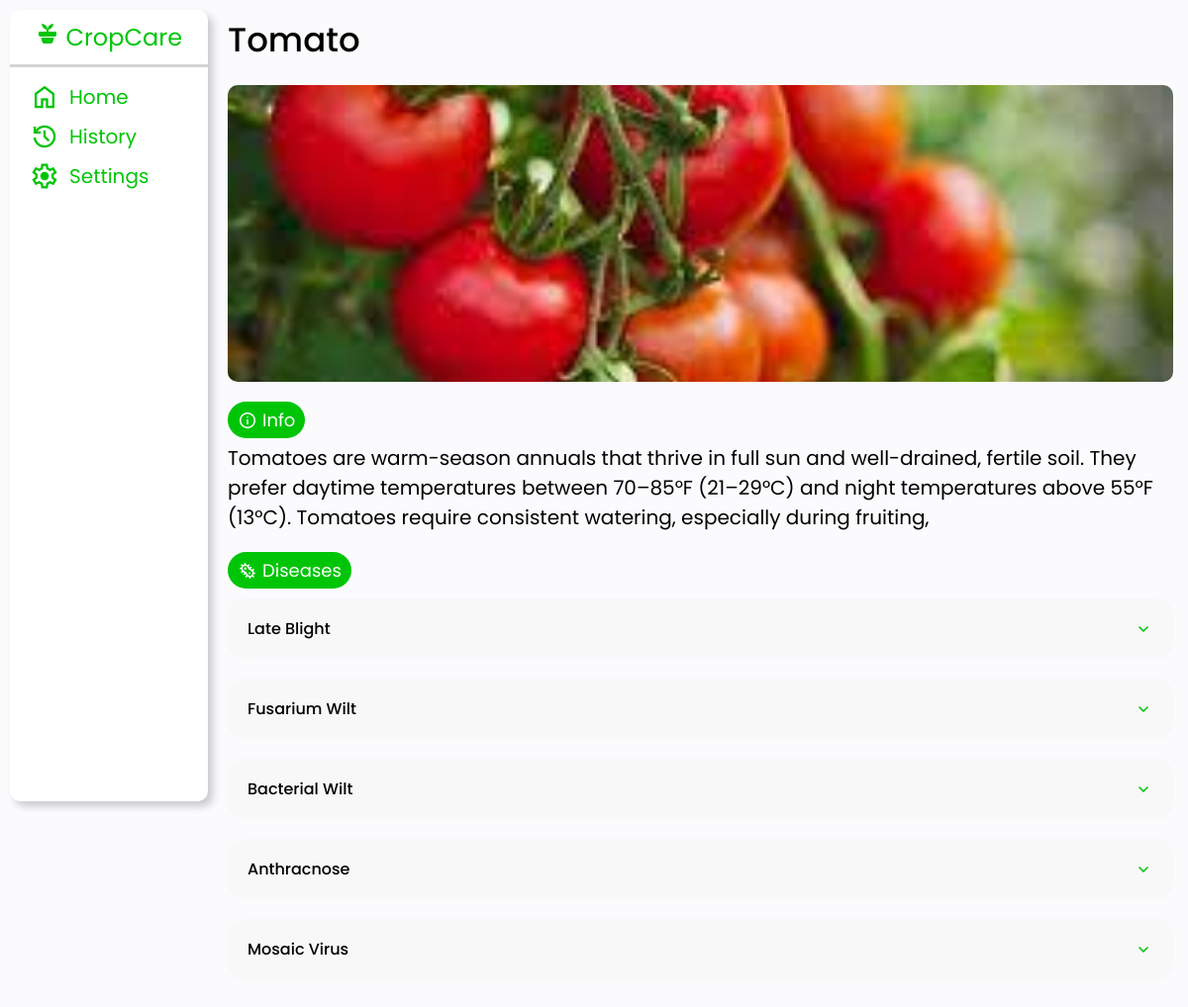
The page /plant.php?id=1 (signed in) on the database its author committed.
### tables this page shows
CREATE TABLE `plants` (
  `plant_id` int(11) NOT NULL,
  `name` varchar(255) DEFAULT NULL,
  `description` varchar(255) DEFAULT NULL,
  `image` varchar(255) DEFAULT NULL
);

CREATE TABLE `plant_disease_joint` (
  `plant_disease_id` int(11) NOT NULL,
  `plant_id` int(11) DEFAULT NULL,
  `disease_id` int(11) DEFAULT NULL
);

CREATE TABLE `diseases` (
  `disease_id` int(11) NOT NULL,
  `name` varchar(255) DEFAULT NULL,
  `description` varchar(255) DEFAULT NULL,
  `prevention` varchar(255) DEFAULT NULL,
  `solution` varchar(255) DEFAULT NULL,
  `image` varchar(255) DEFAULT NULL
);

### plant.php (the view, shortened to what this page needs)
<?php
require 'db/config.php';
$plant_id = $_GET['id'];
$stmt = $pdo->prepare("SELECT * FROM plants WHERE plant_id = :plant_id");
$stmt->execute([":plant_id" => $plant_id]);
$plant = $stmt->fetch(PDO::FETCH_ASSOC);
$stmt = $pdo->prepare("SELECT
* FROM plant_disease_joint pd
JOIN diseases d ON pd.disease_id = d.disease_id
WHERE plant_id = :plant_id");
$stmt->execute([":plant_id" => $plant_id]);
$diseases = $stmt->fetchAll(PDO::FETCH_ASSOC);
?>
<!DOCTYPE html>
<html lang="en">
<head>
    <link rel="stylesheet" href="styles.css">
</head>
<body>
<?php include_once("partials/header.php") ?>
     <section class="plant">
        <div class="name-classification">
            <div class="name poppins-medium"><?= htmlspecialchars($plant['name']) ?></div>
        </div>
        <div class="image-container">
            <img src="/resrources/<?= htmlspecialchars($plant['image']) ?>" alt="">
        </div>
        <div class="about">
            <div class="icon-text">
                <span class="material-symbols-outlined">
                </span>
                Info
            </div>
            <div class="text" ><?= htmlspecialchars($plant['description']) ?></div>
        </div>
        <?php if (!empty($diseases)) : ?>
            <div class="diseases">
                <div class="icon-text">
                    <span class="material-symbols-outlined">
                    </span>
                    Diseases
                </div>
                <?php foreach ($diseases as $disease) : ?>
                    <div class="faq-container">
                        <div class="faq-section">
                            <div class="disease-informations">
                                <div class="disease-name">
                                    <?= htmlspecialchars($disease['name']) ?>
                                    <span class="material-symbols-outlined">expand_more</span>
                                </div>
                            </div>
                        </div>
                    </div>
                <?php endforeach ?>
            </div>
        <?php endif ?>
     </section>
</body>
</html>

### partials/header.php (shortened to what this page needs)
<section class="sidebar-container">
    <div class="logo-container">
        CropCare
    </div>
    <ul>
        <li><a href="home.php"><span class="material-symbols-outlined">home</span>Home</a></li>
        <li><a href="history.php"><span class="material-symbols-outlined">history</span>History</a></li>
        <li><a href="profile.php"><span class="material-symbols-outlined">settings</span>Settings</a></li>
    </ul>
</section>

### styles.css (style rules this page uses)
:root { --primary-color: #00c507; --primary-dark-color: #00a005; --primary-light-color: #9aff9d; --primary-lighter-color: #e5ffe6; --red-color: #FF4B4B; --red-dark-color: #b92424; --orange-color: #ffa500; --orange-dark-color: #ba7900; --grey: #808080; --light-grey: #D3D3D3; --lighter-grey: #F2F2F2; --white: #FFFFFF; --black: #000000; --mid-grey: #666A6D; --dark-medium-grey: #A9A9A9; --background: #FBFBFE; }
* { margin: 0; padding: 0; box-sizing: border-box; font-family: "Poppins", serif; }
body { font-family: "Poppins", serif; background: var(--background); display: flex; flex-direction: column; align-items: center; justify-content: center; user-select: none; -webkit-user-select: none; -moz-user-select: none; -ms-user-select: none; -webkit-tap-highlight-color: transparent; touch-action: manipulation; }
.poppins-medium { font-family: "Poppins", serif; font-weight: 500; font-style: normal; }
.icon-text { background: var(--primary-color); display: flex; align-items: center; justify-content: center; border-radius: 25px; padding: 5px 10px; gap: 5px; max-width: fit-content; color: var(--white); font-size: 12px; }
.icon-text span { font-size: 15px; }
.diseases { display: flex; flex-direction: column; gap: 10px; width: 100%; margin-bottom: 70px; }
.plant { display: flex; flex-direction: column; gap: 10px; padding: 15px; margin-bottom: 70px; }
.plant .name-classification .name { font-size: 20px; }
.plant .image-container { width: 100%; height: 180px; border-radius: 10px; overflow: hidden; }
.plant .image-container img { width: 100%; height: 100%; object-fit: cover; object-position: center; }
.plant .about { display: flex; flex-direction: column; gap: 5px; }
.plant .about .text { width: 100%; max-width: 100%; display: -webkit-box; -webkit-line-clamp: 100; -webkit-box-orient: vertical; overflow: hidden; }
.image-container { width: 100%; height: 400px; overflow: hidden; }
.image-container img { height: 100%; width: 100%; object-fit: cover; object-position: center; }
.sidebar-container { display: none; }
@media (min-width:1025px) { .icon-text { font-size: 18px; } }
@media (min-width:1025px) { .icon-text span { font-size: 20px; } }
@media (min-width:1025px) { .diseases { display: flex; flex-direction: column; gap: 10px; width: 100%; margin-bottom: 70px; } }
@media (min-width:1025px) { .sidebar-container { position: fixed; left: 0; top: 0; height: 100vh; background: var(--white); z-index: 100; margin: 10px; width: 100%; max-width: 200px; border-radius: 10px; box-shadow: 5px 5px 8px 0px rgba(0, 0, 0, 0.2); display: flex; flex-direction: column; gap: 10px; } }
@media (min-width:1025px) { .sidebar-container .logo-container { text-align: center; border-bottom: 3px solid var(--light-grey); padding: 10px 15px; font-size: 24px; color: var(--primary-color); } }
@media (min-width:1025px) { .sidebar-container ul { display: flex; flex-direction: column; width: 100%; } }
@media (min-width:1025px) { .sidebar-container ul li a { text-decoration: none; display: flex; align-items: center; width: 100%; padding: 5px 20px; gap: 10px; color: var(--primary-color); font-size: 20px; cursor: pointer; transition: .3s ease; } }
@media (min-width:1025px) { .sidebar-container ul li span { font-size: 30px; } }
@media (min-width:1025px) { .plant { gap: 20px; width: 100%; max-width: 1200px; padding: 15px 15px 15px 230px; margin-bottom: 0px; } }
@media (min-width:1025px) { .plant .name-classification .name { font-size: 34px; } }
@media (min-width:1025px) { .plant .image-container { width: 100%; height: 300px; border-radius: 10px; overflow: hidden; } }
@media (min-width:1025px) { .plant .about { display: flex; flex-direction: column; gap: 5px; } }
@media (min-width:1025px) { .plant .about .text { font-size: 20px; } }
@media (min-width:1025px) { .image-container { width: 100%; height: 400px; overflow: hidden; } }
@media (min-width:1025px) { .image-container img { height: 100%; width: 100%; object-fit: cover; object-position: center; } }

### rows shown on the page
plants: name "Tomato", image (picture), description "Tomatoes are warm-season annuals that thrive in full sun and well-drained, fertile soil. They prefer daytime temperatures between 70–85°F (21–29°C) and night temperatures above 55°F (13°C). Tomatoes require consistent watering, especially during fruiting,"
plant_disease_joint: disease.name "Late Blight"
plant_disease_joint: disease.name "Fusarium Wilt"
plant_disease_joint: disease.name "Bacterial Wilt"
plant_disease_joint: disease.name "Anthracnose"
plant_disease_joint: disease.name "Mosaic Virus"
